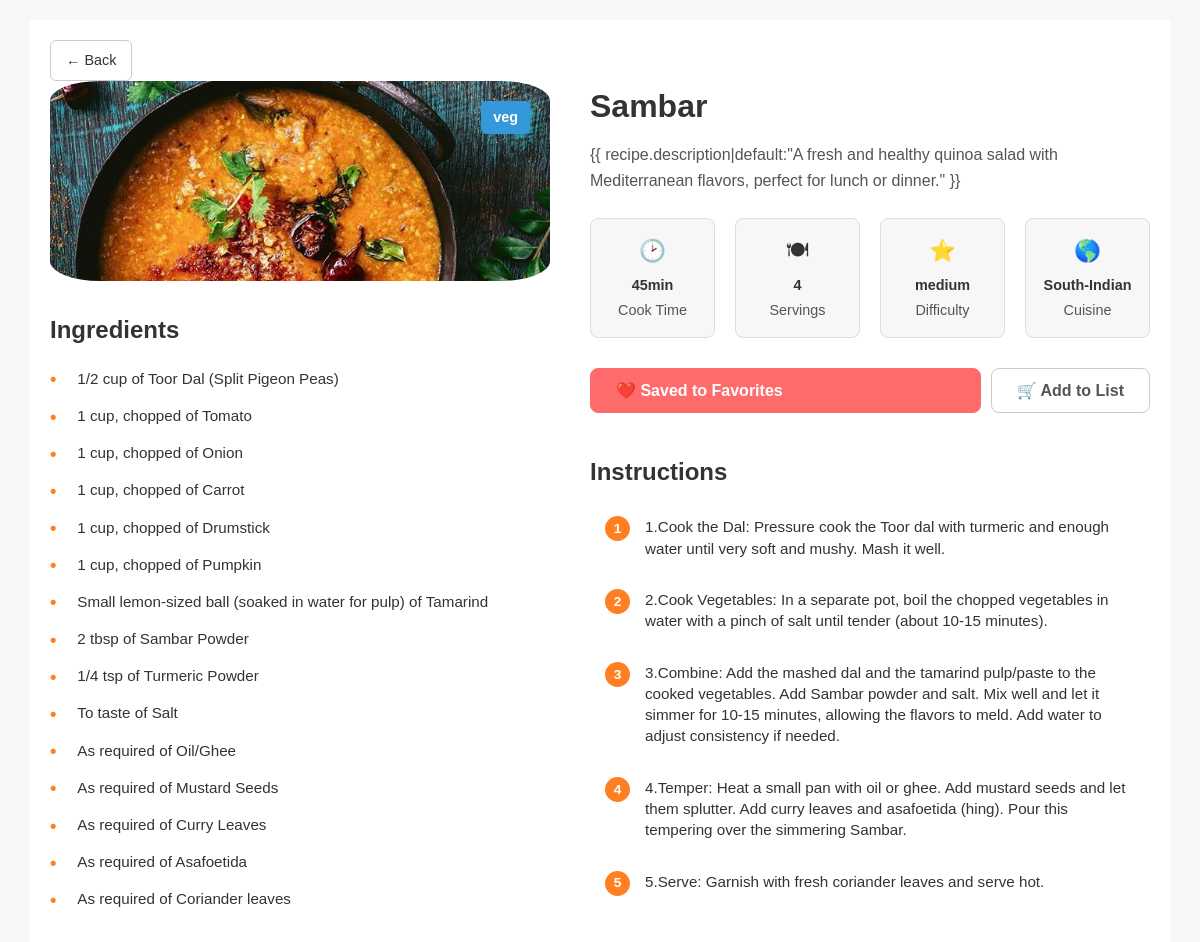
/recipe/1/ (signed in), run on the app's committed database.
### recipes/models.py (models this page shows, shortened)
class Recipe(models.Model):
    CATEGORY_CHOICES = [
        ('veg', 'Veg'),
        ('non-veg', 'Non-Veg'),
    ]
    MEAL_CHOICES = [
        ('breakfast', 'Breakfast'),
        ('lunch', 'Lunch'),
        ('dinner', 'Dinner'),
    ]
    RECIPE_TYPE_CHOICES = [
        ('sweet', 'Sweet'),
        ('meals', 'Meals'),
        ('side', 'Side Dish'),
        ('snacks', 'Snacks'),
    ]
    DIFFICULTY_CHOICES = [
        ('easy', 'Easy'),
        ('medium', 'Medium'),
        ('hard', 'Hard'),
    ]
    name = models.CharField(max_length=200)
    short_description = models.TextField()
    instructions = models.TextField()
    image = models.ImageField(upload_to='recipes/')
    category = models.CharField(max_length=20, choices=CATEGORY_CHOICES)
    meal_time = models.CharField(max_length=20, choices=MEAL_CHOICES)
    recipe_type = models.CharField(max_length=20, choices=RECIPE_TYPE_CHOICES)
    created_by = models.ForeignKey(User, on_delete=models.CASCADE)
    cook_time = models.CharField(
        max_length=50,
        help_text="e.g., '25 min', '1 hr 15 min'"
    )
    servings = models.IntegerField(
        default=4,
        help_text="Number of people this recipe serves"
    )
    difficulty = models.CharField(
        max_length=20,
        choices=DIFFICULTY_CHOICES,
        default='easy'
    )
    cuisine = models.CharField(
        max_length=100,
        help_text="e.g., 'Mediterranean', 'Indian', 'Italian'"
    )

class Ingredient(models.Model):
    recipe = models.ForeignKey(Recipe, on_delete=models.CASCADE, related_name='ingredients_list')
    name = models.CharField(max_length=100)
    quantity = models.CharField(max_length=50, help_text="e.g., '1 cup', '2 large', '1 tsp'")
    def __str__(self):
        return f"{self.quantity} of {self.name}"

### recipes/views.py (the view)
# urls.py: path('recipe/<int:id>/', views.recipe_detail, name='recipe_detail'),
@login_required(login_url='/accounts/signup/')
def recipe_detail(request, id):
    recipe = get_object_or_404(Recipe, id=id)
    ingredients = recipe.ingredients_list.all()
    if recipe.instructions:
        instructions_list = [step.strip() for step in recipe.instructions.split('\n') if step.strip()]
    else:
        instructions_list = []
    is_favorite = False
    if request.user.is_authenticated:
        is_favorite = Favorite.objects.filter(user=request.user, recipe_id=recipe.id).exists()
    context = {
        "recipe": recipe,
        "ingredients": ingredients,
        "instructions_list": instructions_list,
        "is_favorite": is_favorite,
    }
    return render(request, "recipes/recipe_detail.html", context)

### recipes/templates/recipes/recipe_detail.html (shortened to what this page needs)
{% load static %}
<!DOCTYPE html>
<html lang="en">
  <head>
    <link rel="stylesheet" href="{% static 'style.css' %}" />
  </head>
  <body>
      <div class="container">
        <a href="javascript:history.back()" class="back-link">← Back</a>
        <div class="content-layout">
          <div class="left-panel">
            {% if recipe.image %}
            <div class="image-container">
              <img
                src="{{ recipe.image.url }}"
                alt="{{ recipe.name }}"
                class="recipe-image"
              />
              <span class="category-tag"
                >{{ recipe.category|default:"Vegetarian" }}</span
              >
            </div>
            {% endif %}
            <div class="ingredients-container">
              <h3>Ingredients</h3>
              <ul class="ingredients-list">
                {% for ingredient in ingredients %}
                <li>{{ ingredient }}</li>
                {% endfor %}
              </ul>
            </div>
          </div>
          <div class="right-panel">
            <h1 class="recipe-title">{{ recipe.name }}</h1>
            <p class="recipe-description">
              {{ recipe.description|default:"A fresh and healthy quinoa salad
              with Mediterranean flavors, perfect for lunch or dinner." }}
            </p>
            <div class="details-grid">
              <div class="detail-card">
                <div class="detail-icon">🕑</div>
                <div class="detail-value">
                  {{ recipe.cook_time|default:"25 min" }}
                </div>
                Cook Time
              </div>
              <div class="detail-card">
                <div class="detail-icon">🍽</div>
                <div class="detail-value">
                  {{ recipe.servings|default:"4 Servings" }}
                </div>
                Servings
              </div>
              <div class="detail-card">
                <div class="detail-icon">⭐</div>
                <div class="detail-value">
                  {{ recipe.difficulty|default:"Easy" }}
                </div>
                Difficulty
              </div>
              <div class="detail-card">
                <div class="detail-icon">🌎</div>
                <div class="detail-value">
                  {{ recipe.cuisine|default:"Cuisine" }}
                </div>
                Cuisine
              </div>
            </div>
            <div class="recipe-actions">
              <button id="fav-btn-{{ recipe.id }}" class="btn-favorite {% if is_favorite %}saved{% endif %}"  onclick="toggleDetailFavorite({{ recipe.id }})">
                {% if is_favorite %} ❤️ Saved to Favorites {% else %} 🤍 Save Recipe {% endif %} </button>
                <form action="{% url 'add_recipe_ingredients_to_list' recipe.id %}" method="post" style="display: inline;">
                <button type="submit" class="btn-shopping-list" title="Add ingredients to shopping list"> 🛒 Add to List </button>
              </form>
            </div>
            <div class="instructions-container">
              <h3>Instructions</h3>
              <ol class="instructions-list">
                {% for instruction in instructions_list %}
                <li>
                  <div>{{ instruction }}</div>
                </li>
                {% endfor %}
              </ol>
            </div>
          </div>
        </div>
      </div>
  </body>
</html>

### static/style.css (style rules this page uses)
:root { --primary-color: #ff5722; --secondary-color: #333; --text-color: #555; --light-bg: #f8f8f8; --white: #fff; --card-shadow: 0 4px 8px rgba(0, 0, 0, 0.05); }
html { scroll-behavior: smooth; }
* { box-sizing: border-box; margin: 0; padding: 0; }
body { font-family: Arial, sans-serif; line-height: 1.6; background-color: var(--light-bg); color: var(--text-color); }
a { text-decoration: none; color: var(--primary-color); transition: color 0.2s ease; }
h1, h2, h3 { color: var(--secondary-color); margin-bottom: 0.5em; }
.image-container { position: relative; height: 200px; overflow: hidden; }
.image-container img { width: 100%; height: 100%; object-fit: cover; }
.category-tag { position: absolute; top: 15px; right: 15px; padding: 5px 10px; border-radius: 5px; color: var(--white); font-size: 0.8em; font-weight: bold; }
.back-link { display: inline-flex; align-items: center; gap: 8px; padding: 8px 15px; border-radius: 6px; background: transparent; color: var(--secondary-color); border: 1px solid #ccc; font-size: 0.9em; font-weight: 500; text-decoration: none; transition: all 0.2s ease; }
.container { max-width: 1100px; margin: 20px auto; padding: 20px; background-color: white; box-shadow: none; }
.content-layout { display: flex; gap: 40px; }
.left-panel { flex: 0 0 500px; }
.right-panel { flex: 1; }
.image-container { position: relative; margin-bottom: 30px; overflow: hidden; }
.recipe-image { width: 100%; height: 500px; object-fit: cover; border-radius: 10%; }
.category-tag { position: absolute; top: 20px; right: 20px; padding: 5px 12px; border-radius: 5px; background-color: #3498db; color: white; font-size: 0.9em; font-weight: bold; z-index: 10; }
.recipe-title { font-size: 2em; font-weight: bold; color: #333; margin-bottom: 10px; }
.recipe-description { font-size: 1em; color: #555; margin-bottom: 25px; }
.details-grid { display: flex; gap: 20px; margin-bottom: 30px; }
.detail-card { flex: 1; text-align: center; padding: 15px 10px; border: 1px solid #ddd; border-radius: 8px; background-color: #f7f7f7; box-shadow: none; font-size: 0.9em; color: #555; }
.detail-icon { font-size: 1.5em; color: #333; margin-bottom: 5px; }
.detail-value { font-weight: bold; color: #333; font-size: 1em; margin-bottom: 2px; }
.recipe-actions { margin-bottom: 40px; }
.recipe-actions button { background: none; border: 1px solid #ccc; color: #555; padding: 8px 15px; border-radius: 5px; cursor: pointer; display: inline-flex; align-items: center; gap: 8px; font-size: 0.9em; font-weight: normal; transition: background-color 0.2s, color 0.2s; }
.ingredients-container h3 { font-size: 1.5em; font-weight: bold; color: #333; margin-bottom: 15px; border-bottom: none; padding-bottom: 0; }
.ingredients-list { list-style-type: none; padding-left: 0; }
.ingredients-list li { margin-bottom: 8px; color: #333; display: flex; align-items: center; font-size: 0.95em; }
.ingredients-list li::before { content: '•'; color: #ff7f22; font-weight: bold; display: inline-block; width: 1em; margin-right: 0.5em; font-size: 1.2em; }
.instructions-container h3 { font-size: 1.5em; font-weight: bold; color: #333; margin-bottom: 15px; }
.instructions-list { list-style-type: none; padding-left: 0; counter-reset: step-counter; }
.instructions-list li { margin-bottom: 10px; padding: 10px 15px; background-color: transparent; border-left: none; border-radius: 0; line-height: 1.4; display: flex; align-items: flex-start; font-size: 0.95em; color: #333; }
.instructions-list li::before { content: counter(step-counter); counter-increment: step-counter; background: #ff7f22; color: white; border-radius: 50%; min-width: 25px; height: 25px; display: inline-flex; justify-content: center; align-items: center; margin-right: 15px; font-weight: bold; flex-shrink: 0; font-size: 0.9em; }
.recipe-actions { display: flex; gap: 10px; margin-top: 20px; }
.recipe-actions button { padding: 12px 25px; border-radius: 8px; cursor: pointer; font-size: 16px; font-weight: bold; transition: all 0.2s ease; flex-grow: 1; }
.btn-favorite { background-color: #f8f9fa; color: #333; border: 1px solid #ddd; }
.btn-favorite.saved { background-color: #ff6b6b; color: white; border-color: #ff6b6b; }
.btn-shopping-list { background-color: #28a745; color: white; border: 1px solid #28a745; }
@media screen and (max-width: 1200px) { .container { max-width: 95%; } }

### data on the page
Recipe: image (picture), category "veg", name "Sambar", cook_time "45min", servings "4", difficulty "medium", cuisine "South-Indian"
Ingredient: quantity+name "1/2 cup of Toor Dal (Split Pigeon Peas)"
Ingredient: quantity+name "1 cup, chopped of Tomato"
Ingredient: quantity+name "1 cup, chopped of Onion"
Ingredient: quantity+name "1 cup, chopped of Carrot"
Ingredient: quantity+name "1 cup, chopped of Drumstick"
Ingredient: quantity+name "1 cup, chopped of Pumpkin"
Ingredient: quantity+name "Small lemon-sized ball (soaked in water for pulp) of Tamarind"
Ingredient: quantity+name "2 tbsp of Sambar Powder"
Ingredient: quantity+name "1/4 tsp of Turmeric Powder"
Ingredient: quantity+name "To taste of Salt"
Ingredient: quantity+name "As required of Oil/Ghee"
Ingredient: quantity+name "As required of Mustard Seeds"
Ingredient: quantity+name "As required of Curry Leaves"
Ingredient: quantity+name "As required of Asafoetida"
Ingredient: quantity+name "As required of Coriander leaves"

### other printed values
{{ instruction }} "1.Cook the Dal: Pressure cook the Toor dal with turmeric and enough water until very soft and mushy. Mash it well." "2.Cook Vegetables: In a separate pot, boil the chopped vegetables in water with a pinch of salt until tender (about 10-15 minutes)." "4.Temper: Heat a small pan with oil or ghee. Add mustard seeds and let them splutter. Add curry leaves and asafoetida (hing). Pour this tempering over the simmering Sambar." "5.Serve: Garnish with fresh coriander leaves and serve hot."
